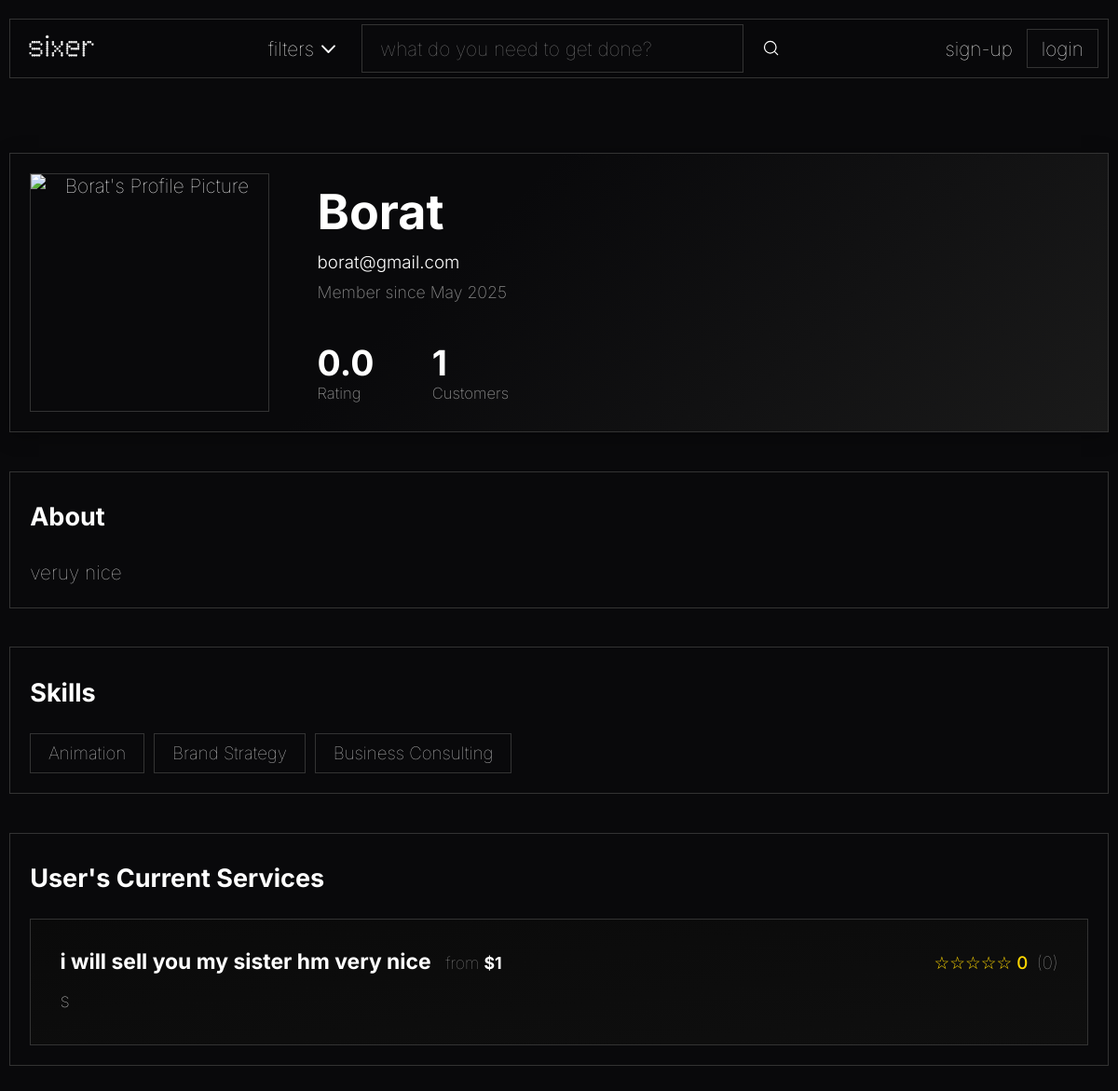
The page /pages/profile.php?id=2 on the database its author committed.
### tables this page shows
CREATE TABLE user_registry
(
    user_id INTEGER PRIMARY KEY AUTOINCREMENT,
    password_hash TEXT NOT NULL,
    access_level TEXT DEFAULT "client" NOT NULL,

    user_picture BLOB DEFAULT NULL,

    full_name TEXT,
    email TEXT UNIQUE NOT NULL,
    join_date DATETIME NOT NULL,

    aboutme TEXT DEFAULT NULL
);

CREATE TABLE services_list
(
    service_id INTEGER PRIMARY KEY AUTOINCREMENT,
    freelancer_id INTEGER NOT NULL,

    service_title TEXT NOT NULL,
    service_price REAL NOT NULL,
    service_info TEXT NOT NULL,
    service_eta INTEGER NOT NULL,
    service_category TEXT NOT NULL,

    service_delisted BOOLEAN DEFAULT FALSE NOT NULL,

    service_picture BLOB DEFAULT NULL,

    FOREIGN KEY(freelancer_id) REFERENCES user_registry(user_id),
    FOREIGN KEY(service_category) REFERENCES categories(category_name)
);

### database/user_class.php (called while the page is built, shortened)
<?php
class User {
    public static function getTotalCompletedServices(int $user_id): int {
        $db = Database::getInstance();
        $stmt = $db->prepare('SELECT service_id FROM services_list WHERE freelancer_id = ?');
        $stmt->execute([$user_id]);
        $services = $stmt->fetchAll(PDO::FETCH_COLUMN);
        $total = 0;
        foreach ($services as $service_id) {
            require_once(__DIR__ . '/service_class.php');
            $total += Service::getTotalCustomers($service_id);
        }
        return $total;
    }
    public static function getAverageRating(int $user_id): float {
        $db = Database::getInstance();
        $stmt = $db->prepare('SELECT service_id FROM services_list WHERE freelancer_id = ?');
        $stmt->execute([$user_id]);
        $services = $stmt->fetchAll(PDO::FETCH_COLUMN);
        $total_rating = 0.0;
        $total_reviews = 0;
        foreach ($services as $service_id) {
            require_once(__DIR__ . '/service_class.php');
            $rating_info = Service::getServiceRatingInfo($service_id);
            $total_rating += $rating_info['avg'] * $rating_info['count'];
            $total_reviews += $rating_info['count'];
        }
        if ($total_reviews > 0) {
            return round($total_rating / $total_reviews, 1);
        } else {
            return 0.0;
        }
    }
}

### database/service_class.php (called while the page is built, shortened)
<?php
class Service {
    public function __construct(
        int $id,
        int $freelancer_id,
        string $title,
        float $price,
        string $info,
        int $eta,
        string $category,
        bool $delisted = false,
        $picture = null
    ) {
        $this->id = $id;
        $this->title = $title;
        $this->price = $price;
        $this->info = $info;
    }
    public static function get_by_freelancer($freelancer_id) {
        $db = Database::getInstance();
        $stmt = $db->prepare('SELECT * FROM services_list WHERE freelancer_id = ?');
        $stmt->execute([$freelancer_id]);
        $services = $stmt->fetchAll();
        return array_map(function($service) {
            return new Service(
                $service['service_id'],
                $service['freelancer_id'],
                $service['service_title'],
                $service['service_price'],
                $service['service_info'],
                (int)$service['service_eta'],
                $service['service_category'],
                (bool)$service['service_delisted'],
                $service['service_picture'] ?? null
            );
        }, $services);
    }
    public static function getServiceRatingInfo(int $service_id): array {
        $db = Database::getInstance();
        $stmt = $db->prepare('SELECT AVG(review_rating) as avg_rating, COUNT(review_rating) as num_reviews FROM purchases WHERE service_id = ? AND review_rating IS NOT NULL');
        $stmt->execute([$service_id]);
        $row = $stmt->fetch();
        $count = $row ? (int)$row['num_reviews'] : 0;
        $avg = ($row && $row['avg_rating'] !== null && $count > 0) ? round((float)$row['avg_rating'], 1) : 0.0;
        return ['avg' => $avg, 'count' => $count];
    }
    public static function getTotalCustomers(int $service_id): int {
        $db = Database::getInstance();
        $stmt = $db->prepare('SELECT COUNT(*) FROM purchases WHERE service_id = ?');
        $stmt->execute([$service_id]);
        return (int)$stmt->fetchColumn();
    }
    public static function getStars(float $rating): string {
        $stars = '';
        for ($i = 1; $i <= 5; $i++) {
            if ($rating >= $i) {
                $stars .= '★';
            } else {
                $stars .= '☆';
            }
        }
        return $stars;
    }
}

### pages/profile.php (the view, shortened to what this page needs)
<?php
$is_own_profile = false;
if (!empty($_GET['id'])) {
    $profile_user_id = intval($_GET['id']);
}
require_once '../templates/common.php';
require_once '../database/user_class.php';
require_once '../database/service_class.php';
require_once '../templates/profile_service_card.php';
$db = Database::getInstance();
$stmt = $db->prepare('SELECT * FROM user_registry WHERE user_id = ?');
$stmt->execute([$profile_user_id]);
$user_data = $stmt->fetch();
if (!empty($user_data['user_picture'])) {
    $user_picture = '../action/get_profile_picture.php?id=' . $profile_user_id;
} else {
    $user_picture = '../assets/images/default.jpg';
}
$full_name = $user_data['full_name'] ?? '';
$email = $user_data['email'] ?? '';
$join_date = $user_data['join_date'] ?? '';
$user_services = Service::get_by_freelancer($profile_user_id);
$stmt = $db->prepare('SELECT skill_name FROM user_skills WHERE user_id = ?');
$stmt->execute([$profile_user_id]);
$user_skills = $stmt->fetchAll(PDO::FETCH_COLUMN);
function hasAnyServices($user_services) {
    return !empty($user_services) && count($user_services) > 0;
}
?>
<!DOCTYPE html>
<html lang="en">
  <head>
    <link rel="stylesheet" href="../css/styles.css" />
    <link rel="stylesheet" href="../css/profile.css" />
  </head>
  <body>
    <main>
      <div class="profile-container">
        <div class="profile-header" style="position: relative;">
          <div class="profile-avatar" style="z-index: 1; position: relative; cursor: pointer;">
            <img id="profile-pic-img" src="<?= htmlspecialchars($user_picture) ?>" alt="<?= htmlspecialchars($full_name) ?>'s Profile Picture" style="object-fit: cover; aspect-ratio: 1/1; width: 100%; height: 100%; border-radius: 0; cursor: pointer;" />
          </div>
          <div class="profile-info">
            <div class="profile-info-top">
              <h1><?= htmlspecialchars($full_name) ?></h1>
              <p class="profile-email"><?= htmlspecialchars($email) ?></p>
              <p class="profile-join-date">Member since <?= $join_date ? date('F Y', strtotime($join_date)) : '' ?></p>
            </div>
            <div class="profile-stats">
              <div class="stat">
                <?php
                  $user_rating = User::getAverageRating($profile_user_id);
                ?>
                <span class="stat-value"><?= $user_rating ? number_format($user_rating, 1) : '0.0' ?></span>
                <span class="stat-label">Rating</span>
              </div>
              <div class="stat">
                <?php
                  $completed_services = User::getTotalCompletedServices($profile_user_id);
                ?>
                <span class="stat-value"><?= $completed_services ?></span>
                <span class="stat-label">Customers</span>
              </div>
            </div>
          </div>
        </div>
        <div class="profile-section about-section" style="position: relative;">
          <h2>About</h2>
          <div id="aboutme-container">
            <p id="aboutme-text" style="margin-bottom:0;">
              <?php
                $aboutme = $user_data['aboutme'] ?? null;
                if (!empty($aboutme) && trim((string)$aboutme) !== '') {
                  echo htmlspecialchars($aboutme);
                } else {
                  echo "User has not added a description yet.";
                }
              ?>
            </p>
          </div>
        </div>
        <div class="profile-section" style="position: relative;">
          <h2>Skills</h2>
          <div id="skills-container" class="skills-container">
            <span id="skills-text">
              <?php
                if (empty($user_skills)) {
                  echo "No skills have been added yet.";
                } else {
                  echo '<div class="skills-list">';
                  foreach ($user_skills as $skill) {
                    echo '<span class="skill-tag">' . htmlspecialchars($skill) . '</span> ';
                  }
                  echo '</div>';
                }
              ?>
            </span>
          </div>
        </div>
          <?php if (hasAnyServices($user_services)): ?>
            <div class="profile-section">
              <h2><?= $is_own_profile ? 'Your Current Services' : "User's Current Services" ?></h2>
              <div class="recent-work">
                <?php
                  foreach ($user_services as $service) {
                    drawProfileService($service);
                  }
                ?>
              </div>
            </div>
          <?php endif; ?>
        </div>
    </main>
  </body>
</html>

### templates/profile_service_card.php
<?php
function drawProfileService($service) {
    ?>
    <a href="../pages/service.php?id=<?= urlencode($service->id) ?>" style="text-decoration:none; color:inherit;">
    <div class="work-item">
        <div class="work-header">
            <div class="work-title-group">
                <h3><?= htmlspecialchars($service->title) ?></h3>
                <span class="work-date">from <span style="color:white; font-weight:bold;">$<?= number_format($service->price, 0) ?></span></span>
            </div>
            <div class="work-rating">
                <?php
                  $rating_info = Service::getServiceRatingInfo($service->id);
                  echo Service::getStars((float)$rating_info['avg']) . ' ' . htmlspecialchars($rating_info['avg']);
                ?>
                <span style="font-weight: 100; color: #999">(<?= $rating_info['count'] ?>)</span>
            </div>
        </div>
        <p class="work-description">
            <?= nl2br(htmlspecialchars($service->info)) ?>
        </p>
    </div>
    </a>
    <?php
}

### css/styles.css (style rules this page uses)
html, body { margin: 0; padding: 0; height: 100%; box-sizing: border-box; overflow-y: auto; }
*, *::before, *::after { box-sizing: inherit; }
body { font-family: "Inter", Courier, monospace; font-weight: 100; font-size: 1.3em; background-color: #09090b; color: #ffffff; position: relative; min-height: 100vh; overflow-x: hidden; }
main { text-align: center; margin-top: 10vh; }
main h1 { font-size: 3em; font-weight: bold; margin: 5px; }
main p { margin: 0; font-size: 2em; }

### css/profile.css (style rules this page uses)
.profile-container { max-width: 1200px; margin: 3em auto 0 auto; padding: 0 0.5em 5em 0.5em; }
.profile-header { display: flex; gap: 2em; margin-bottom: 2em; padding: 1em; border: 1px solid #333333; background: linear-gradient( 135deg, #0a0a0a00 0%, #0a0a0a00 40%, #1a1a1a 100% ); transition: border-color 0.3s ease, box-shadow 0.3s ease; height: 300px; box-shadow: 0 4px 20px rgba(0, 0, 0, 0.3); position: relative; overflow: hidden; }
.profile-header::before { content: ""; position: absolute; top: 0; left: 0; width: 200%; height: 100%; background: linear-gradient( 90deg, transparent, rgba(255, 255, 255, 0.02), rgba(255, 255, 255, 0.05), rgba(255, 255, 255, 0.02), transparent, transparent, rgba(255, 255, 255, 0.02), rgba(255, 255, 255, 0.05), rgba(255, 255, 255, 0.02), transparent ); background-size: 200% 100%; opacity: 0; transition: opacity 0.3s ease; z-index: 1; }
.profile-avatar { flex-shrink: 0; height: 100%; display: flex; align-items: center; position: relative; z-index: 2; }
.profile-avatar img { height: 100%; object-fit: cover; border: 1px solid #333333; }
.profile-info { flex-grow: 1; padding: 0.5em; display: flex; flex-direction: column; align-items: start; justify-content: space-between; min-height: 200px; position: relative; z-index: 2; }
.profile-info-top { display: flex; flex-direction: column; align-items: start; gap: 0.5em; }
.profile-info h1 { font-size: 2.5em; font-weight: bold; text-align: left; margin: 0; padding: 0; }
.profile-email { color: #ffffff; font-size: 0.9em; font-weight: 300; margin: 0; padding: 0; }
.profile-join-date { color: #888888; font-size: 0.85em; font-weight: 200; margin: 0; padding: 0; }
.profile-stats { display: flex; gap: 3em; margin-top: auto; }
.stat { display: flex; flex-direction: column; align-items: flex-start; }
.stat-value { font-size: 1.8em; font-weight: bold; }
.stat-label { color: #888888; font-size: 0.8em; font-weight: 200; }
.profile-section { padding: 1.5em 1em 1em 1em; margin-bottom: 2em; border: 1px solid #333333; background-color: #09090b; transition: border-color 0.3s ease, box-shadow 0.3s ease; }
.profile-section h2 { font-size: 1.3em; font-weight: bold; margin: 0 0 1em 0; text-align: left; color: #ffffff; }
.profile-section p { line-height: 1.6; color: #cccccc; font-size: 1em; margin: 0; padding: 0; text-align: left; }
.skill-tag { padding: 0.5em 1em; border: 1px solid #333333; font-size: 0.9em; transition: border-color 0.3s ease, box-shadow 0.3s ease; position: relative; overflow: hidden; }
.skill-tag::before { content: ""; position: absolute; top: 0; left: 0; width: 200%; height: 100%; background: linear-gradient( 90deg, transparent, rgba(255, 255, 255, 0.02), rgba(255, 255, 255, 0.05), rgba(255, 255, 255, 0.02), transparent, transparent, rgba(255, 255, 255, 0.02), rgba(255, 255, 255, 0.05), rgba(255, 255, 255, 0.02), transparent ); background-size: 200% 100%; opacity: 0; transition: opacity 0.3s ease; z-index: 1; }
.skill-tag { position: relative; z-index: 2; }
.recent-work { display: flex; flex-direction: column; gap: 1.5em; }
.work-item { padding: 1.5em; border: 1px solid #333333; background: linear-gradient(to bottom right, #0a0a0a, #0f0f0f); transition: all 0.3s ease; position: relative; overflow: hidden; }
.work-header { display: flex; justify-content: space-between; align-items: baseline; margin-bottom: 0.5em; }
.work-title-group { display: flex; align-items: baseline; gap: 0.75em; }
.work-item h3 { font-size: 1.1em; font-weight: bold; margin: 0; text-align: left; color: #ffffff; }
.work-date { color: #888888; font-size: 0.85em; }
.work-rating { color: #ffd700; font-size: 0.9em; font-weight: 500; display: flex; align-items: center; gap: 0.5em; }
.work-description { margin-bottom: 1.5em; line-height: 1.6; color: #dddddd; font-size: 0.95em; }
.skills-container { align-items: start; text-align: left !important; color: #cccccc !important; }
.skills-list { display: flex; flex-wrap: wrap; gap: 0.5em; justify-content: flex-start; }

### rows shown on the page
user_registry: full_name "Borat", email "borat@gmail.com", join_date "May 2025", aboutme "veruy nice"
services_list: service_title "i will sell you my sister hm very nice", service_price "1", avg "☆☆☆☆☆", avg "0", count "0", service_info "s"

### other values the page prints
$completed_services "1"
$skill "Animation"
$skill "Brand Strategy"
$skill "Business Consulting"
